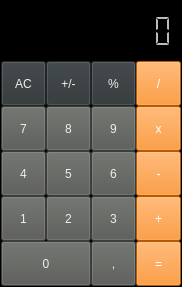
<?xml version="1.0" encoding="UTF-8"?>
<ui version="4.0">
 <class>Dialog</class>
 <widget class="QDialog" name="Dialog">
  <property name="geometry">
   <rect>
    <x>0</x>
    <y>0</y>
    <width>182</width>
    <height>287</height>
   </rect>
  </property>
  <property name="windowTitle">
   <string>Calculator</string>
  </property>
  <property name="styleSheet">
   <string notr="true">border-color: rgb(0, 0, 0);
background-color: rgb(0, 0, 0);
color: rgb(0, 0, 0);</string>
  </property>
  <layout class="QVBoxLayout" name="verticalLayout">
   <property name="spacing">
    <number>0</number>
   </property>
   <property name="leftMargin">
    <number>0</number>
   </property>
   <property name="topMargin">
    <number>0</number>
   </property>
   <property name="rightMargin">
    <number>0</number>
   </property>
   <property name="bottomMargin">
    <number>0</number>
   </property>
   <item>
    <widget class="QFrame" name="frame_2">
     <property name="frameShape">
      <enum>QFrame::StyledPanel</enum>
     </property>
     <property name="frameShadow">
      <enum>QFrame::Raised</enum>
     </property>
     <layout class="QVBoxLayout" name="verticalLayout_2">
      <property name="spacing">
       <number>0</number>
      </property>
      <property name="leftMargin">
       <number>0</number>
      </property>
      <property name="topMargin">
       <number>0</number>
      </property>
      <property name="rightMargin">
       <number>0</number>
      </property>
      <property name="bottomMargin">
       <number>0</number>
      </property>
      <item>
       <widget class="QLCDNumber" name="lcdDisplay">
        <property name="minimumSize">
         <size>
          <width>0</width>
          <height>60</height>
         </size>
        </property>
        <property name="maximumSize">
         <size>
          <width>16777215</width>
          <height>60</height>
         </size>
        </property>
        <property name="styleSheet">
         <string notr="true">background-color: rgb(0, 0, 0);
color: rgb(186, 189, 182);
font: 75 16pt &quot;Sawasdee&quot;;</string>
        </property>
        <property name="frameShadow">
         <enum>QFrame::Plain</enum>
        </property>
        <property name="lineWidth">
         <number>0</number>
        </property>
        <property name="digitCount">
         <number>10</number>
        </property>
        <property name="segmentStyle">
         <enum>QLCDNumber::Flat</enum>
        </property>
       </widget>
      </item>
      <item>
       <widget class="QFrame" name="frame">
        <property name="styleSheet">
         <string notr="true">background-color: rgb(0, 0, 0);</string>
        </property>
        <property name="frameShape">
         <enum>QFrame::Box</enum>
        </property>
        <property name="frameShadow">
         <enum>QFrame::Plain</enum>
        </property>
        <property name="lineWidth">
         <number>0</number>
        </property>
        <layout class="QGridLayout" name="gridLayout">
         <property name="leftMargin">
          <number>0</number>
         </property>
         <property name="topMargin">
          <number>0</number>
         </property>
         <property name="rightMargin">
          <number>0</number>
         </property>
         <property name="bottomMargin">
          <number>0</number>
         </property>
         <property name="spacing">
          <number>0</number>
         </property>
         <item row="0" column="4">
          <widget class="QToolButton" name="btnDivision">
           <property name="minimumSize">
            <size>
             <width>45</width>
             <height>45</height>
            </size>
           </property>
           <property name="styleSheet">
            <string notr="true">background-color: rgb(253, 128, 8);
color: rgb(255, 255, 255);
font: 75 16pt &quot;Sawasdee&quot;;</string>
           </property>
           <property name="text">
            <string>/</string>
           </property>
           <property name="toolButtonStyle">
            <enum>Qt::ToolButtonTextOnly</enum>
           </property>
          </widget>
         </item>
         <item row="2" column="0">
          <widget class="QToolButton" name="btn4">
           <property name="minimumSize">
            <size>
             <width>45</width>
             <height>45</height>
            </size>
           </property>
           <property name="styleSheet">
            <string notr="true">font: 75 16pt &quot;Sawasdee&quot;;
color: rgb(238, 238, 236);
background-color: rgb(85, 87, 83);</string>
           </property>
           <property name="text">
            <string>4</string>
           </property>
           <property name="toolButtonStyle">
            <enum>Qt::ToolButtonTextOnly</enum>
           </property>
          </widget>
         </item>
         <item row="1" column="0">
          <widget class="QToolButton" name="btn7">
           <property name="minimumSize">
            <size>
             <width>45</width>
             <height>45</height>
            </size>
           </property>
           <property name="styleSheet">
            <string notr="true">font: 75 16pt &quot;Sawasdee&quot;;
color: rgb(238, 238, 236);
background-color: rgb(85, 87, 83);</string>
           </property>
           <property name="text">
            <string>7</string>
           </property>
           <property name="toolButtonStyle">
            <enum>Qt::ToolButtonTextOnly</enum>
           </property>
          </widget>
         </item>
         <item row="1" column="4">
          <widget class="QToolButton" name="btnMultiplication">
           <property name="minimumSize">
            <size>
             <width>45</width>
             <height>45</height>
            </size>
           </property>
           <property name="styleSheet">
            <string notr="true">background-color: rgb(253, 128, 8);
color: rgb(255, 255, 255);
font: 75 16pt &quot;Sawasdee&quot;;</string>
           </property>
           <property name="text">
            <string>x</string>
           </property>
           <property name="toolButtonStyle">
            <enum>Qt::ToolButtonTextOnly</enum>
           </property>
          </widget>
         </item>
         <item row="1" column="1">
          <widget class="QToolButton" name="btn8">
           <property name="minimumSize">
            <size>
             <width>45</width>
             <height>45</height>
            </size>
           </property>
           <property name="styleSheet">
            <string notr="true">font: 75 16pt &quot;Sawasdee&quot;;
color: rgb(238, 238, 236);
background-color: rgb(85, 87, 83);</string>
           </property>
           <property name="text">
            <string>8</string>
           </property>
          </widget>
         </item>
         <item row="3" column="0">
          <widget class="QToolButton" name="btn1">
           <property name="minimumSize">
            <size>
             <width>45</width>
             <height>45</height>
            </size>
           </property>
           <property name="styleSheet">
            <string notr="true">font: 75 16pt &quot;Sawasdee&quot;;
color: rgb(238, 238, 236);
background-color: rgb(85, 87, 83);</string>
           </property>
           <property name="text">
            <string>1</string>
           </property>
           <property name="toolButtonStyle">
            <enum>Qt::ToolButtonTextOnly</enum>
           </property>
          </widget>
         </item>
         <item row="0" column="3">
          <widget class="QToolButton" name="btnPercent">
           <property name="minimumSize">
            <size>
             <width>45</width>
             <height>45</height>
            </size>
           </property>
           <property name="styleSheet">
            <string notr="true">font: 75 16pt &quot;Sawasdee&quot;;
color: rgb(238, 238, 236);
background-color: rgb(46, 52, 54);</string>
           </property>
           <property name="text">
            <string>%</string>
           </property>
           <property name="toolButtonStyle">
            <enum>Qt::ToolButtonTextOnly</enum>
           </property>
          </widget>
         </item>
         <item row="3" column="3">
          <widget class="QToolButton" name="btn3">
           <property name="minimumSize">
            <size>
             <width>45</width>
             <height>45</height>
            </size>
           </property>
           <property name="styleSheet">
            <string notr="true">font: 75 16pt &quot;Sawasdee&quot;;
color: rgb(238, 238, 236);
background-color: rgb(85, 87, 83);</string>
           </property>
           <property name="text">
            <string>3</string>
           </property>
           <property name="toolButtonStyle">
            <enum>Qt::ToolButtonTextOnly</enum>
           </property>
          </widget>
         </item>
         <item row="2" column="4">
          <widget class="QToolButton" name="btnMinus">
           <property name="minimumSize">
            <size>
             <width>45</width>
             <height>45</height>
            </size>
           </property>
           <property name="styleSheet">
            <string notr="true">background-color: rgb(253, 128, 8);
color: rgb(255, 255, 255);
font: 75 16pt &quot;Sawasdee&quot;;</string>
           </property>
           <property name="text">
            <string>-</string>
           </property>
           <property name="toolButtonStyle">
            <enum>Qt::ToolButtonTextOnly</enum>
           </property>
          </widget>
         </item>
         <item row="3" column="1">
          <widget class="QToolButton" name="btn2">
           <property name="minimumSize">
            <size>
             <width>45</width>
             <height>45</height>
            </size>
           </property>
           <property name="styleSheet">
            <string notr="true">font: 75 16pt &quot;Sawasdee&quot;;
color: rgb(238, 238, 236);
background-color: rgb(85, 87, 83);</string>
           </property>
           <property name="text">
            <string>2</string>
           </property>
           <property name="toolButtonStyle">
            <enum>Qt::ToolButtonTextOnly</enum>
           </property>
          </widget>
         </item>
         <item row="0" column="0">
          <widget class="QToolButton" name="btnAC">
           <property name="minimumSize">
            <size>
             <width>45</width>
             <height>45</height>
            </size>
           </property>
           <property name="styleSheet">
            <string notr="true">font: 75 16pt &quot;Sawasdee&quot;;
color: rgb(238, 238, 236);
background-color: rgb(46, 52, 54);</string>
           </property>
           <property name="text">
            <string>AC</string>
           </property>
           <property name="toolButtonStyle">
            <enum>Qt::ToolButtonTextOnly</enum>
           </property>
          </widget>
         </item>
         <item row="1" column="3">
          <widget class="QToolButton" name="btn9">
           <property name="minimumSize">
            <size>
             <width>45</width>
             <height>45</height>
            </size>
           </property>
           <property name="styleSheet">
            <string notr="true">font: 75 16pt &quot;Sawasdee&quot;;
color: rgb(238, 238, 236);
background-color: rgb(85, 87, 83);</string>
           </property>
           <property name="text">
            <string>9</string>
           </property>
           <property name="toolButtonStyle">
            <enum>Qt::ToolButtonTextOnly</enum>
           </property>
          </widget>
         </item>
         <item row="4" column="4">
          <widget class="QToolButton" name="btnEqual">
           <property name="minimumSize">
            <size>
             <width>45</width>
             <height>45</height>
            </size>
           </property>
           <property name="styleSheet">
            <string notr="true">background-color: rgb(253, 128, 8);
color: rgb(255, 255, 255);
font: 75 16pt &quot;Sawasdee&quot;;</string>
           </property>
           <property name="text">
            <string>=</string>
           </property>
           <property name="toolButtonStyle">
            <enum>Qt::ToolButtonTextOnly</enum>
           </property>
          </widget>
         </item>
         <item row="2" column="1">
          <widget class="QToolButton" name="btn5">
           <property name="minimumSize">
            <size>
             <width>45</width>
             <height>45</height>
            </size>
           </property>
           <property name="styleSheet">
            <string notr="true">font: 75 16pt &quot;Sawasdee&quot;;
color: rgb(238, 238, 236);
background-color: rgb(85, 87, 83);</string>
           </property>
           <property name="text">
            <string>5</string>
           </property>
           <property name="toolButtonStyle">
            <enum>Qt::ToolButtonTextOnly</enum>
           </property>
          </widget>
         </item>
         <item row="4" column="0" colspan="2">
          <widget class="QToolButton" name="btn0">
           <property name="minimumSize">
            <size>
             <width>90</width>
             <height>45</height>
            </size>
           </property>
           <property name="styleSheet">
            <string notr="true">font: 75 16pt &quot;Sawasdee&quot;;
color: rgb(238, 238, 236);
background-color: rgb(85, 87, 83);</string>
           </property>
           <property name="text">
            <string>0</string>
           </property>
           <property name="toolButtonStyle">
            <enum>Qt::ToolButtonTextOnly</enum>
           </property>
          </widget>
         </item>
         <item row="2" column="3">
          <widget class="QToolButton" name="btn6">
           <property name="minimumSize">
            <size>
             <width>45</width>
             <height>45</height>
            </size>
           </property>
           <property name="styleSheet">
            <string notr="true">font: 75 16pt &quot;Sawasdee&quot;;
color: rgb(238, 238, 236);
background-color: rgb(85, 87, 83);</string>
           </property>
           <property name="text">
            <string>6</string>
           </property>
           <property name="toolButtonStyle">
            <enum>Qt::ToolButtonTextOnly</enum>
           </property>
          </widget>
         </item>
         <item row="4" column="3">
          <widget class="QToolButton" name="btnComma">
           <property name="minimumSize">
            <size>
             <width>45</width>
             <height>45</height>
            </size>
           </property>
           <property name="styleSheet">
            <string notr="true">font: 75 16pt &quot;Sawasdee&quot;;
color: rgb(238, 238, 236);
background-color: rgb(85, 87, 83);</string>
           </property>
           <property name="text">
            <string>,</string>
           </property>
           <property name="toolButtonStyle">
            <enum>Qt::ToolButtonTextOnly</enum>
           </property>
          </widget>
         </item>
         <item row="3" column="4">
          <widget class="QToolButton" name="btnPlus">
           <property name="minimumSize">
            <size>
             <width>45</width>
             <height>45</height>
            </size>
           </property>
           <property name="styleSheet">
            <string notr="true">background-color: rgb(253, 128, 8);
color: rgb(255, 255, 255);
font: 75 16pt &quot;Sawasdee&quot;;</string>
           </property>
           <property name="text">
            <string>+</string>
           </property>
           <property name="toolButtonStyle">
            <enum>Qt::ToolButtonTextOnly</enum>
           </property>
          </widget>
         </item>
         <item row="0" column="1">
          <widget class="QToolButton" name="btnSignal">
           <property name="minimumSize">
            <size>
             <width>45</width>
             <height>45</height>
            </size>
           </property>
           <property name="styleSheet">
            <string notr="true">font: 75 16pt &quot;Sawasdee&quot;;
color: rgb(238, 238, 236);
background-color: rgb(46, 52, 54);</string>
           </property>
           <property name="text">
            <string>+/-</string>
           </property>
           <property name="toolButtonStyle">
            <enum>Qt::ToolButtonTextOnly</enum>
           </property>
          </widget>
         </item>
        </layout>
       </widget>
      </item>
     </layout>
    </widget>
   </item>
  </layout>
 </widget>
 <tabstops>
  <tabstop>btnAC</tabstop>
  <tabstop>btnSignal</tabstop>
  <tabstop>btnPercent</tabstop>
  <tabstop>btnDivision</tabstop>
  <tabstop>btn7</tabstop>
  <tabstop>btn8</tabstop>
  <tabstop>btn9</tabstop>
  <tabstop>btnMultiplication</tabstop>
  <tabstop>btn4</tabstop>
  <tabstop>btn5</tabstop>
  <tabstop>btn6</tabstop>
  <tabstop>btnMinus</tabstop>
  <tabstop>btn1</tabstop>
  <tabstop>btn2</tabstop>
  <tabstop>btn3</tabstop>
  <tabstop>btnPlus</tabstop>
  <tabstop>btn0</tabstop>
  <tabstop>btnComma</tabstop>
  <tabstop>btnEqual</tabstop>
 </tabstops>
 <resources/>
 <connections/>
</ui>
